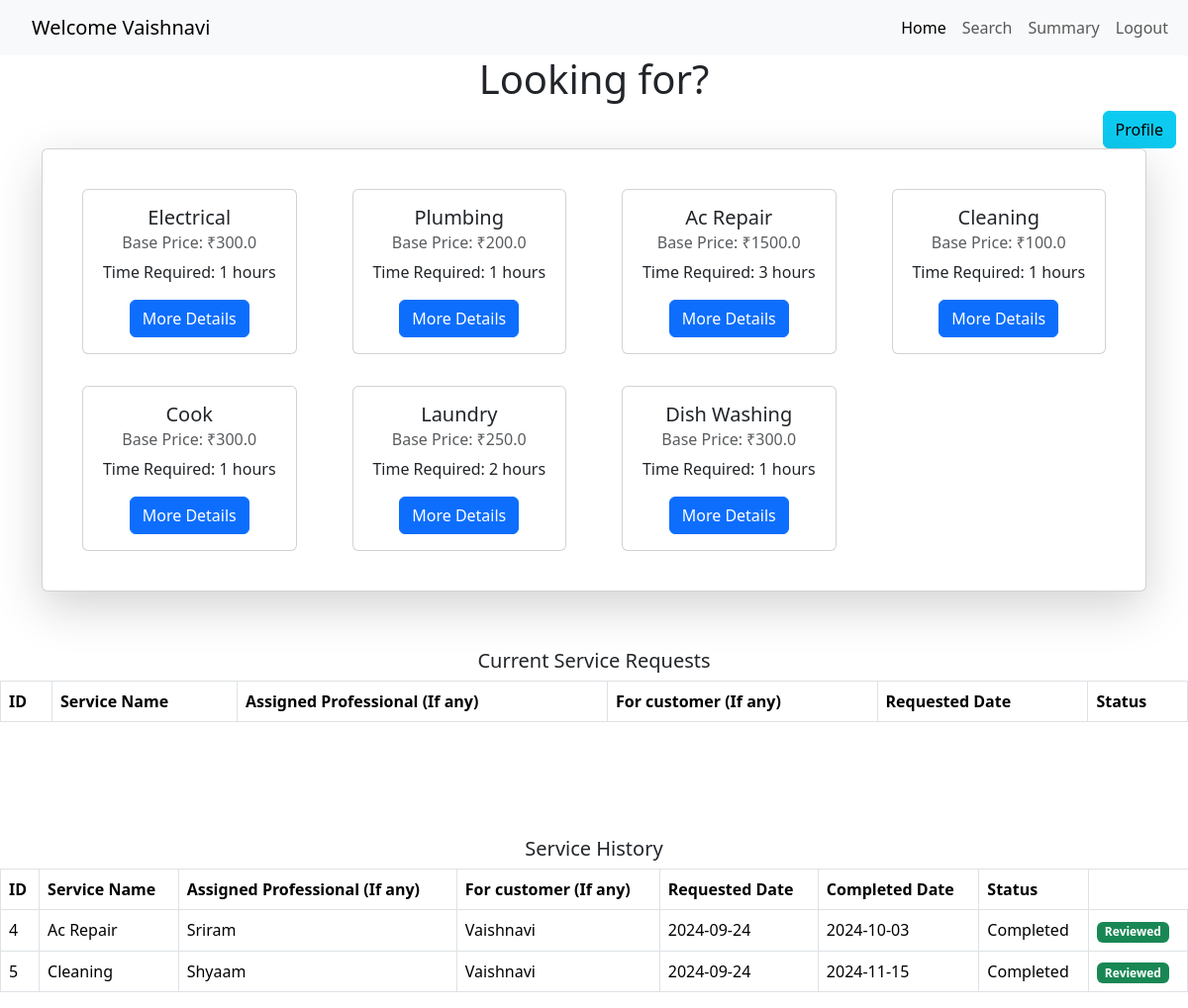
/customerhomepage/2, run on the app's committed database.
### application/models.py (models this page shows, shortened)
class Customer(db.Model):
    __tablename__ = 'customers'
    id = db.Column(db.Integer, primary_key=True)
    email = db.Column(db.String(120), unique=True, nullable=False)
    password = db.Column(db.String(120), nullable=False)
    full_name = db.Column(db.String(100), nullable=False)
    address = db.Column(db.String(200), nullable=False)
    pincode = db.Column(db.String(10), nullable=False)

class Service(db.Model):
    __tablename__ = 'services'
    service_id = db.Column(db.Integer, primary_key=True)
    name = db.Column(db.String(100), nullable=False)
    base_price = db.Column(db.Float, nullable=False)
    time_required = db.Column(db.String(50), nullable=False)
    descriptions = db.Column(db.Text, nullable=True)
    service_requests_list = db.relationship('ServiceRequest', backref='service', cascade='all, delete-orphan', lazy=True)

class ServiceRequest(db.Model):
    __tablename__ = 'service_requests'
    serv_req_id = db.Column(db.Integer, primary_key=True)
    service_id = db.Column(db.Integer, db.ForeignKey('services.service_id'), nullable=False)
    cust_id = db.Column(db.Integer, db.ForeignKey('customers.id'), nullable=False)
    professional_id = db.Column(db.Integer, db.ForeignKey('service_professionals.id'), nullable=True)
    date_of_req = db.Column(db.DateTime, default=date.today)
    date_of_completion = db.Column(db.DateTime, nullable=True)
    service_status = db.Column(db.String(50), nullable=False)  # requested, assigned, completed
    remarks = db.Column(db.Text, nullable=True)
    professional = db.relationship('ServiceProfessional', backref='service_requests', lazy=True)
    customer = db.relationship('Customer', backref='service_requests', lazy=True)

class ServiceProfessional(db.Model):
    __tablename__ = 'service_professionals'
    id = db.Column(db.Integer, primary_key=True)
    email = db.Column(db.String(120), unique=True, nullable=False)
    password = db.Column(db.String(120), nullable=False)
    full_name = db.Column(db.String(100), nullable=False)
    service_id = db.Column(db.Integer, db.ForeignKey('services.service_id'), nullable=False)
    experience = db.Column(db.Integer, nullable=False)
    profile_doc = db.Column(db.String(200), nullable=False)
    address = db.Column(db.String(200), nullable=False)
    pincode = db.Column(db.String(10), nullable=False)
    date_created = db.Column(db.DateTime, default=date.today())
    status = db.Column(db.String(50), nullable=False)
    service = db.relationship('Service', backref='service_professionals', lazy=True)

### app.py (the view)
@app.route('/customerhomepage/<int:id>', methods=['GET'])
def customerhomepage(id):
    customer = Customer.query.get(id)
    services = Service.query.all()
    service_requests = ServiceRequest.query.filter_by(cust_id=id).all()
    return render_template("customerhomepage.html", customer=customer, services=services, service_requests=service_requests)

### templates/customerhomepage.html (shortened to what this page needs)
<!DOCTYPE html>
<html lang="en">
<head>
    <link href="https://cdn.jsdelivr.net/npm/bootstrap@5.3.3/dist/css/bootstrap.min.css" rel="stylesheet">
</head>
<body>
    <nav class="navbar navbar-expand-lg navbar-light bg-light">
        <div class="container-fluid">
          <a class="navbar-brand" href="#">Welcome {{ customer.full_name }}</a>
          <div class="collapse navbar-collapse" id="navbarNavAltMarkup">
            <div class="navbar-nav">
              <a class="nav-link active" aria-current="page" href="#">Home</a>
              <a class="nav-link" href="{{ url_for('search_services', customer_id=customer.id) }}">Search</a>
              <a class="nav-link" href="#">Summary</a>
              <a class="nav-link" href="{{ url_for('logout') }}">Logout</a>
            </div>
          </div>
        </div>
    </nav>
    <h1 style="text-align: center;">Looking for?</h1>
    {% if customer %}
        <div class="container" style="float: right;">
            <a href="{{url_for('customerprofile', id = customer.id)}}" class="btn btn-info">Profile</a>
        </div>
    {% else %}
        <p>Customer information not available</p>
    {% endif %}
    <div class="container">
        <div class="card p-4 shadow-lg mb-5">
            <div class="row">
                {% for service in services %}
                <div class="col-12 col-md-4 col-lg-3 d-flex justify-content-center">
                    <div class="card m-3" style="width: 18rem;">
                        <div class="card-body text-center">
                            <h5 class="card-title">{{ service.name }}</h5>
                            <h6 class="card-subtitle mb-2 text-muted">Base Price: ₹{{ service.base_price }}</h6>
                            <p class="card-text">Time Required: {{ service.time_required }} hours</p>
                            <a href="{{ url_for('servicedetails', service_id=service.service_id, customer_id=customer.id) }}" class="btn btn-primary">More Details</a>
                        </div>
                    </div>
                </div>
                {% endfor %}
            </div>
        </div>
    </div>
    <div style="margin-top: 10px;">
        <div class="d-flex flex-wrap col-md-12 justify-content-center">
            <h5>Current Service Requests</h5>
            <table class="table table-bordered">
                <thead>
                    <tr>
                        <th>ID</th>
                        <th>Service Name</th>
                        <th>Assigned Professional (If any)</th>
                        <th>For customer (If any)</th>
                        <th>Requested Date</th>
                        <th>Status</th>
                    </tr>
                </thead>
            </table>
    </div>
    <div style="margin-top: 100px;">
        <div class="d-flex flex-wrap col-md-12 justify-content-center">
            <h5>Service History</h5>
            <table class="table table-bordered">
                <thead>
                    <tr>
                        <th>ID</th>
                        <th>Service Name</th>
                        <th>Assigned Professional (If any)</th>
                        <th>For customer (If any)</th>
                        <th>Requested Date</th>
                        <th>Completed Date</th>
                        <th>Status</th>
                    </tr>
                </thead>
                <tbody>
                    {% for request in service_requests %}
                    {% if request.service_status == 'completed' %}
                        <tr>
                            <td>{{ request.serv_req_id }}</td>
                            <td>{{ request.service.name }}</td>
                            <td>{% if request.professional %} {{ request.professional.full_name }} {% else %} Not Assigned {% endif %}</td>
                            <td>{% if request.customer %} {{ request.customer.full_name }} {% else %} Not Assigned {% endif %}</td>
                            <td>{{ request.date_of_req.strftime('%Y-%m-%d') }}</td>
                            <td>{{ request.date_of_completion.strftime('%Y-%m-%d') }}</td>
                            <td>{{ request.service_status.title() }}</td>
                            <td>
                                {% if request.service_status == 'completed' %}
                                    {% if request.ratings | length > 0 and request.ratings[0].rating_status == 'True' %}
                                        <span class="badge bg-success">Reviewed</span>
                                    {% else %}
                                        <a href="{{ url_for('rate_service', serv_req_id=request.serv_req_id) }}" class="btn btn-success">Rate Service</a>
                                    {% endif %}
                                {% endif %}
                            </td>
                        </tr>
                    {% endif %}
                    {% endfor %}
                </tbody>
            </table>
        </div>
    </div>
</body>
</html>

### templates/customerhomepage.html (style rules this page uses)
.navbar-nav { margin-left: auto; }
.container-fluid { padding-left: 2rem; }
.container { display: flex; justify-content: flex-end; }

### data on the page
Customer: full_name "Vaishnavi"
Service: name "Electrical", base_price "300.0", time_required "1"
Service: name "Plumbing", base_price "200.0", time_required "1"
Service: name "Ac Repair", base_price "1500.0", time_required "3"
Service: name "Cleaning", base_price "100.0", time_required "1"
Service: name "Cook", base_price "300.0", time_required "1"
Service: name "Laundry", base_price "250.0", time_required "2"
Service: name "Dish Washing", base_price "300.0", time_required "1"
ServiceRequest: serv_req_id "4", service.name "Ac Repair", professional.full_name "Sriram", customer.full_name "Vaishnavi", date_of_req "2024-09-24", date_of_completion "2024-10-03", service_status "Completed", shows "Reviewed"
ServiceRequest: serv_req_id "5", service.name "Cleaning", professional.full_name "Shyaam", customer.full_name "Vaishnavi", date_of_req "2024-09-24", date_of_completion "2024-11-15", service_status "Completed", shows "Reviewed"
